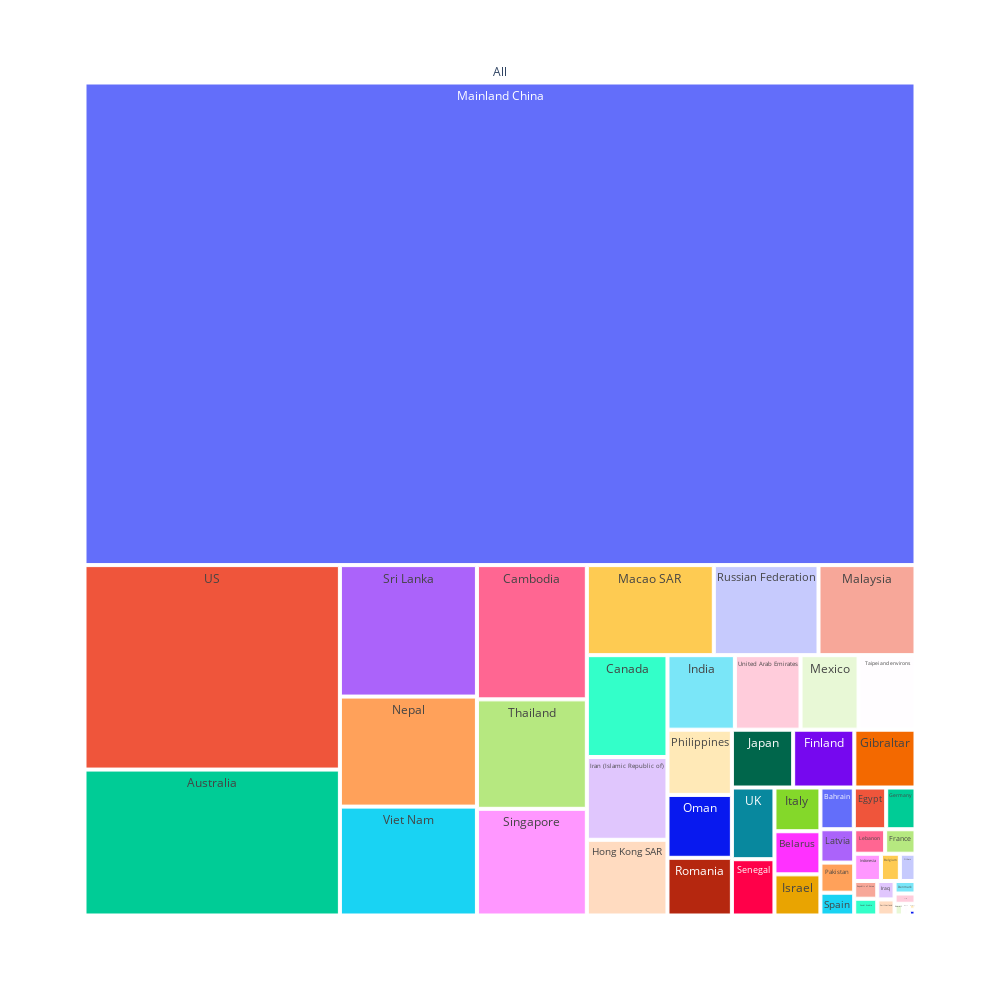

Here is the notebook cell this chart was saved with:
### Markdown cell above
**Now we should look at the recovery rates around the world, we do this by finding the percentage of recovery by Country and Region**

### Code cell
dat['recoverpct'] = dat['Recovered']/dat['Confirmed']
dat["all"] = "All"
fig = px.treemap(dat, path=['all', 'Country/Region'], values='recoverpct',
                  color_continuous_scale='RdBu')

fig.update_traces(textposition='top center')
fig.update_layout(
    autosize=False,
    width=1000,
    height=1000)
fig.show()

### Figure 1 — Plotly figure (JSON) as saved in the notebook; plotly's stock layout.template omitted (floating-point values rounded to 4 significant figures)
{"data": [{"branchvalues": "total", "domain": {"x": [0, 1], "y": [0, 1]}, "hoverlabel": {"namelength": 0}, "hovertemplate": "labels=%{label}<br>recoverpct=%{value}<br>parent=%{parent}<br>id=%{id}", "ids": ["All/Afghanistan", "All/Albania", "All/Algeria", "All/Andorra", "All/Argentina", "All/Armenia", "All/Australia", "All/Austria", "All/Azerbaijan", "All/Bahrain", "All/Bangladesh", "All/Belarus", "All/Belgium", "All/Bhutan", "All/Bosnia and Herzegovina", "All/Brazil", "All/Brunei", "All/Bulgaria", "All/Burkina Faso", "All/Cambodia", "All/Cameroon", "All/Canada", "All/Channel Islands", "All/Chile", "All/Colombia", "All/Costa Rica", "All/Croatia", "All/Cyprus", "All/Czech Republic", "All/Denmark", "All/Dominican Republic", "All/Ecuador", "All/Egypt", "All/Estonia", "All/Faroe Islands", "All/Finland", "All/France", "All/French Guiana", "All/Georgia", "All/Germany", "All/Gibraltar", "All/Greece", "All/Holy See", "All/Hong Kong SAR", "All/Hungary", "All/Iceland", "All/India", "All/Indonesia", "All/Iran (Islamic Republic of)", "All/Iraq", "All/Ireland", "All/Israel", "All/Italy", "All/Japan", "All/Jordan", "All/Kuwait", "All/Latvia", "All/Lebanon", "All/Liechtenstein", "All/Lithuania", "All/Luxembourg", "All/Macao SAR", "All/Mainland China", "All/Malaysia", "All/Maldives", "All/Malta", "All/Martinique", "All/Mexico", "All/Monaco", "All/Mongolia", "All/Morocco", "All/Nepal", "All/Netherlands", "All/New Zealand", "All/Nigeria", "All/North Macedonia", "All/Norway", "All/Oman", "All/Others", "All/Pakistan", "All/Panama", "All/Paraguay", "All/Peru", "All/Philippines", "All/Poland", "All/Portugal", "All/Qatar", "All/Republic of Korea", "All/Republic of Moldova", "All/Romania", "All/Russian Federation", "All/Saint Barthelemy", "All/Saint Martin", "All/San Marino", "All/Saudi Arabia", "All/Senegal", "All/Serbia", "All/Singapore", "All/Slovakia", "All/Slovenia", "All/South Africa", "All/Spain", "All/Sri Lanka", "All/Sweden", "All/Switzerland", "All/Taipei and environs", "All/Thailand", "All/Togo", "All/Tunisia", "All/UK", "All/US", "All/Ukraine", "All/United Arab Emirates", "All/Viet Nam", "All/occupied Palestinian territory", "All"], "labels": ["Afghanistan", "Albania", "Algeria", "Andorra", "Argentina", "Armenia", "Australia", "Austria", "Azerbaijan", "Bahrain", "Bangladesh", "Belarus", "Belgium", "Bhutan", "Bosnia and Herzegovina", "Brazil", "Brunei", "Bulgaria", "Burkina Faso", "Cambodia", "Cameroon", "Canada", "Channel Islands", "Chile", "Colombia", "Costa Rica", "Croatia", "Cyprus", "Czech Republic", "Denmark", "Dominican Republic", "Ecuador", "Egypt", "Estonia", "Faroe Islands", "Finland", "France", "French Guiana", "Georgia", "Germany", "Gibraltar", "Greece", "Holy See", "Hong Kong SAR", "Hungary", "Iceland", "India", "Indonesia", "Iran (Islamic Republic of)", "Iraq", "Ireland", "Israel", "Italy", "Japan", "Jordan", "Kuwait", "Latvia", "Lebanon", "Liechtenstein", "Lithuania", "Luxembourg", "Macao SAR", "Mainland China", "Malaysia", "Maldives", "Malta", "Martinique", "Mexico", "Monaco", "Mongolia", "Morocco", "Nepal", "Netherlands", "New Zealand", "Nigeria", "North Macedonia", "Norway", "Oman", "Others", "Pakistan", "Panama", "Paraguay", "Peru", "Philippines", "Poland", "Portugal", "Qatar", "Republic of Korea", "Republic of Moldova", "Romania", "Russian Federation", "Saint Barthelemy", "Saint Martin", "San Marino", "Saudi Arabia", "Senegal", "Serbia", "Singapore", "Slovakia", "Slovenia", "South Africa", "Spain", "Sri Lanka", "Sweden", "Switzerland", "Taipei and environs", "Thailand", "Togo", "Tunisia", "UK", "US", "Ukraine", "United Arab Emirates", "Viet Nam", "occupied Palestinian territory", "All"], "name": "", "parents": ["All", "All", "All", "All", "All", "All", "All", "All", "All", "All", "All", "All", "All", "All", "All", "All", "All", "All", "All", "All", "All", "All", "All", "All", "All", "All", "All", "All", "All", "All", "All", "All", "All", "All", "All", "All", "All", "All", "All", "All", "All", "All", "All", "All", "All", "All", "All", "All", "All", "All", "All", "All", "All", "All", "All", "All", "All", "All", "All", "All", "All", "All", "All", "All", "All", "All", "All", "All", "All", "All", "All", "All", "All", "All", "All", "All", "All", "All", "All", "All", "All", "All", "All", "All", "All", "All", "All", "All", "All", "All", "All", "All", "All", "All", "All", "All", "All", "All", "All", "All", "All", "All", "All", "All", "All", "All", "All", "All", "All", "All", "All", "All", "All", "All", "All", ""], "textposition": "top center", "type": "treemap", "values": [0, 0, 0, 0, 0, 0, 1.504, 0.008658, 0, 0.05621, 0, 0.08, 0.0208, 0, 0, 0, 0, 0, 0, 0.5957, 0, 0.3315, 0, 0, 0, 0, 0, 0, 0, 0.01059, 0, 0, 0.05455, 0, 0, 0.1429, 0.02998, 0, 0, 0.04935, 0.1429, 0, 0, 0.2465, 0, 0.002841, 0.2028, 0.02941, 0.2695, 0.01288, 0, 0.07634, 0.0811, 0.1431, 0, 0.003958, 0.04545, 0.03057, 0, 0, 0, 0.4615, 16.19, 0.3526, 0, 0, 0, 0.1746, 0, 0, 0, 0.6087, 0, 0, 0, 0, 0.001565, 0.1635, 0.01721, 0.0411, 0, 0, 0, 0.1696, 0, 0, 0, 0.01653, 0, 0.15, 0.3806, 0, 0, 0, 0.01562, 0.09677, 0, 0.4733, 0, 0, 0, 0.03107, 0.7273, 0.001537, 0.01122, 0.1712, 0.4856, 0, 0, 0.1232, 2.108, 0, 0.1975, 0.6023, 0, 27.94]}], "layout": {"autosize": false, "height": 1000, "legend": {"tracegroupgap": 0}, "margin": {"t": 60}, "width": 1000}}
